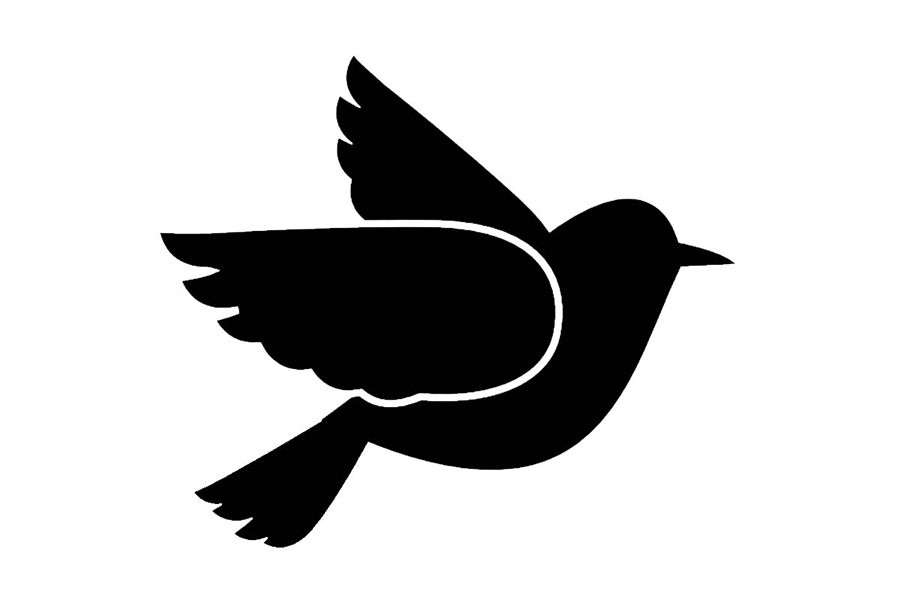
#> input picture img_process/6.png, 900 x 600 px
$ python img_process.py   (older library calls are emulated)
#> lines starting #> are read from the running program, lines starting #| are printed output that depends on the picture; after the words box and inside, x2 and y2 are one past the last pixel; in counts of white or black regions, pixels touching at a corner belong together
# 抽取源代码中处理图像的部分
import cv2
import numpy as np
import json
from matplotlib import pyplot as plt
from PIL import Image

# 重构整理后的img_process


def getInfo(filename):
    # 获得group dis contour 等信息
    img = cutimage(filename)
#> in cutimage, img is the input picture: shape (600, 900, 3); min 0, max 255, mean 200.5

    gray = cv2.cvtColor(img, cv2.COLOR_BGR2GRAY)
    ret, thresh = cv2.threshold(
        gray, 0, 255,  cv2.THRESH_BINARY_INV + cv2.THRESH_OTSU)
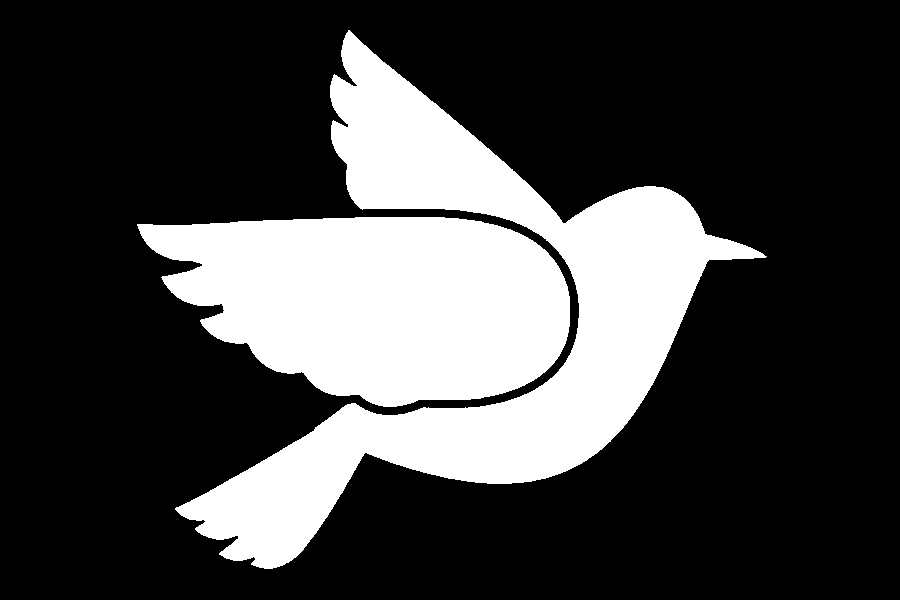
#> thresh: shape (600, 900); 25.9% white; 2 white regions, box (x1, y1, x2, y2) and area: (175, 30, 767, 569) 79140, (137, 217, 570, 407) 60582
#> ret = 128

    # 噪声去除
    kernel = np.ones((3, 3), np.uint8)
    opening = cv2.morphologyEx(thresh, cv2.MORPH_OPEN, kernel, iterations=2)
#> opening: shape (600, 900); 25.9% white; 2 white regions, box (x1, y1, x2, y2) and area: (177, 32, 763, 569) 79087, (138, 217, 570, 407) 60573
    # 确定背景区域
    sure_bg = cv2.dilate(opening, kernel, iterations=3)
#> sure_bg: shape (600, 900); 28.3% white; 1 white region, box (x1, y1, x2, y2) and area: (135, 29, 766, 572) 152885
    # 寻找前景区域
    dist_transform = cv2.distanceTransform(opening, cv2.DIST_L2, 5)
    ret, sure_fg = cv2.threshold(
        dist_transform, 0.7*dist_transform.max(), 255, 0)
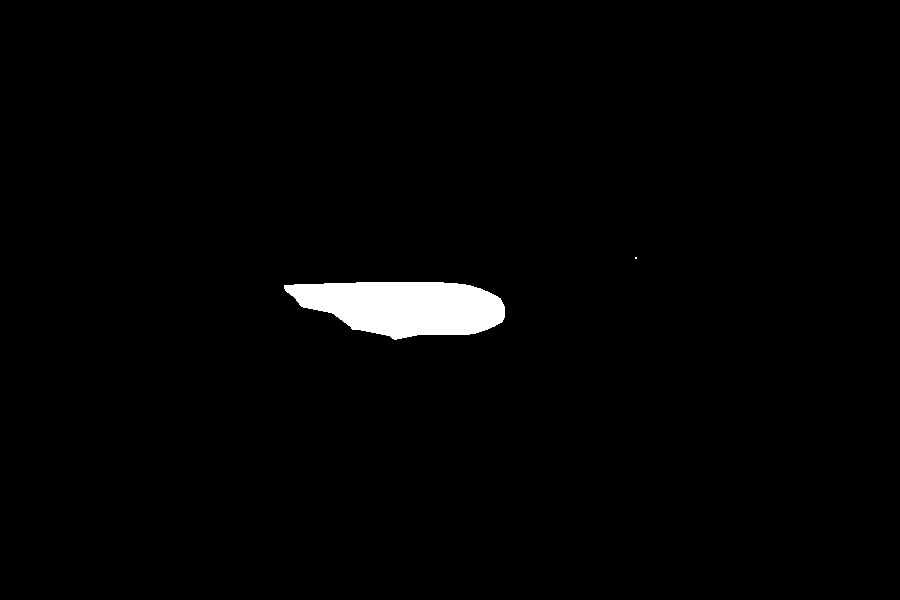
#> sure_fg: shape (600, 900) float32; 1.7% white; 2 white regions (1 under 20 px), largest, box (x1, y1, x2, y2) and area: (284, 282, 505, 340) 9258
#> ret = 65.29
    # 找到未知区域
    sure_fg = np.uint8(sure_fg)
    unknown = cv2.subtract(sure_bg, sure_fg)
#> unknown: shape (600, 900); 26.6% white; 1 white region, box (x1, y1, x2, y2) and area: (135, 29, 766, 572) 143623

    # cv2.imshow('img', unknown)
    # cv2.waitKey()
    # 类别标记
    ret, markers = cv2.connectedComponents(sure_fg)
#> markers: shape (600, 900) int32; 3 distinct labels, from 0 to 2
#> ret = 3

    # 为所有的标记加1，保证背景是0而不是1
    markers = markers + 1
#> markers: shape (600, 900) int32; 3 distinct labels, from 1 to 3
    # 现在让所有的未知区域为0
    markers[unknown == 255] = 0
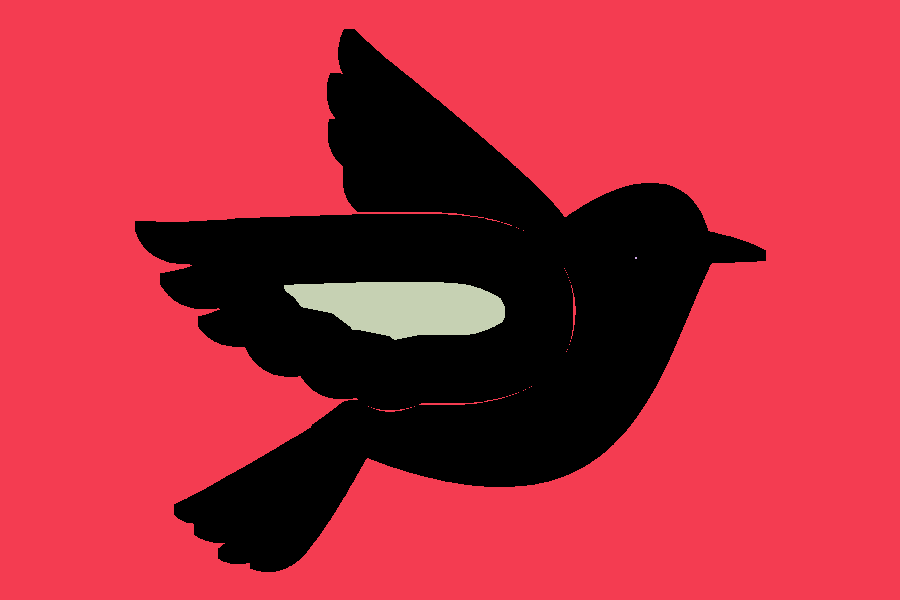
#> markers: shape (600, 900) int32; 4 distinct labels, from 0 to 3; one colour per label, 0 black

    markers = cv2.watershed(img, markers)
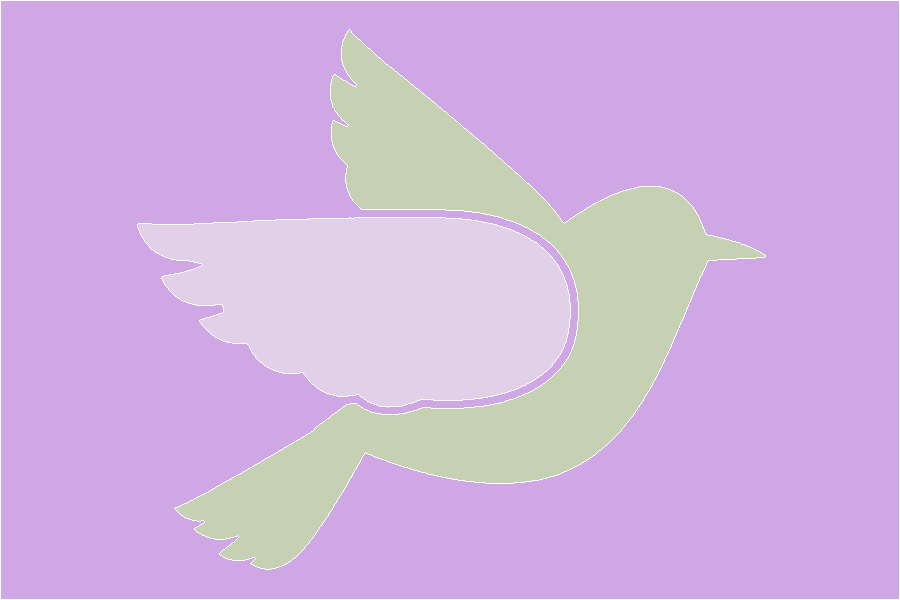
#> markers: shape (600, 900) int32; 4 distinct labels, from -1 to 3; one colour per label, 0 black, -1 white
    markers[markers == -1] = 1
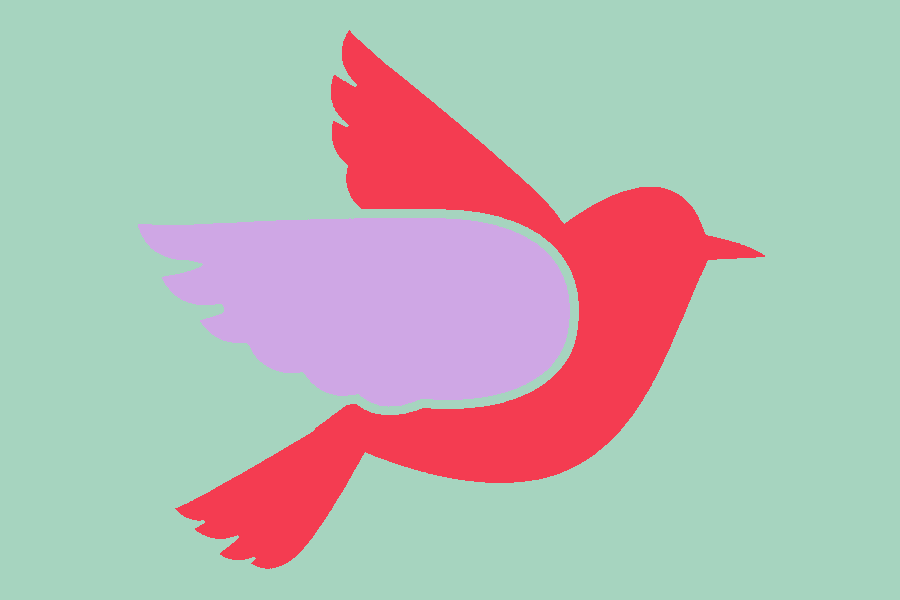
#> markers: shape (600, 900) int32; 3 distinct labels, from 1 to 3; one colour per label, 0 black

    # 调用获得dis和contour
    [dist, contour] = getDis(markers)
    # 处理contour
    newContour = []
    for i in range(len(contour)):
        newContour.append([])
        for j in contour[i]:
            newContour[i].append([int(j[0][1]), int(j[0][1])])

    info = {'dist': dist.tolist(), 'contour': newContour,
            'group': markers.tolist()}

    with open('info.json', 'w') as f:
        json.dump(info, f)


def cutimage(filename):
    img = cv2.imread(filename, cv2.IMREAD_UNCHANGED)
    try:
        # 改透明背景为白色背景
        height = img.shape[0]
        width = img.shape[1]
        for row in range(height):  # 遍历每一行
            for col in range(width):  # 遍历每一列
                if img[row][col][3] == 0:
                    img[row][col] = [255, 255, 255, 1]
        img = cv2.cvtColor(img, cv2.COLOR_RGBA2RGB)
        img2 = cv2.cvtColor(img, cv2.COLOR_BGR2GRAY)
    except:
        img = cv2.imread(filename)
        img2 = cv2.cvtColor(img, cv2.COLOR_BGR2GRAY)
        pass
    # 裁剪原图
    height = img2.shape[0]
    width = img2.shape[1]

    # 四根切割线
    top = 0
    bottom = 0
    left = 0
    right = 0
    go_on = True
    threshold = 250
    for row in range(height):  # 遍历每一行
        if go_on:
            for col in range(width):  # 遍历每一列
                if img2[row][col] <= threshold:
                    top = row
                    go_on = False
                    break

    go_on = True
    for col in range(width):  # 遍历每一列
        if go_on:
            for row in range(height):  # 遍历每一行
                if img2[row][col] <= threshold:
                    left = col
                    go_on = False
                    break

    go_on = True
    for col in reversed(range(width)):  # 遍历每一列
        if go_on:
            for row in range(height):  # 遍历每一行
                if img2[row][col] <= threshold:
                    right = col
                    go_on = False
                    break
    go_on = True
    for row in reversed(range(height)):  # 遍历每一行
        if go_on:
            for col in range(width):  # 遍历每一列
                if img2[row][col] <= threshold:
                    bottom = row
                    go_on = False
                    break

    # 处理一下切割线
    if top >= 2:
        top -= 2
    elif top >= 1:
        top -= 1

    if left >= 2:
        left -= 2
    elif left >= 1:
        left -= 1

    if width - right >= 2:
        right += 2
    elif width - right >= 1:
        right += 1

    if height - bottom >= 2:
        bottom += 2
    elif height - bottom >= 1:
        bottom += 1

    img = img[top:bottom, left:right]

    # [高，宽] 放缩原图

    shape_size = img.shape
    if shape_size[0] >= shape_size[1]:
        scale = 550 / shape_size[0]
        if shape_size[1] * scale > 800:
            scale = 800 / shape_size[0]
    else:
        scale = 800 / shape_size[1]
        if shape_size[0] * scale > 550:
            scale = 550 / shape_size[0]
    img = cv2.resize(src=img, dsize=(int(shape_size[1] * scale), int(shape_size[0] * scale)),
                     interpolation=cv2.INTER_CUBIC)

    # 转化成 900*600
    shape_size = img.shape
    imgFix = np.zeros((600, 900, 3), np.uint8)
    imgFix.fill(255)
    init_x = int(450 - shape_size[1] / 2)
    init_y = int(300 - shape_size[0] / 2)
    imgFix[init_y:init_y + shape_size[0], init_x:init_x + shape_size[1]] = img

    # # 进行smooth
    # imgFix = cv2.bilateralFilter(imgFix, 9, 75, 75)
    # if iscolorful:
    #     imgFix = cv2.GaussianBlur(imgFix, (3, 3), 1)
    return imgFix


def inverse_color(image):
    # 反转图像
    height, width = image.shape
    img2 = image.copy()

    for i in range(height):
        for j in range(width):
            img2[i, j] = (255 - image[i, j])
    return img2


def getDis(marker_input):
    marker = marker_input.copy()
    label = np.unique(marker)
#> label = [1, 2, 3]
    label = label[1:]
#> label = [2, 3]
    marker[marker == 1] = 0
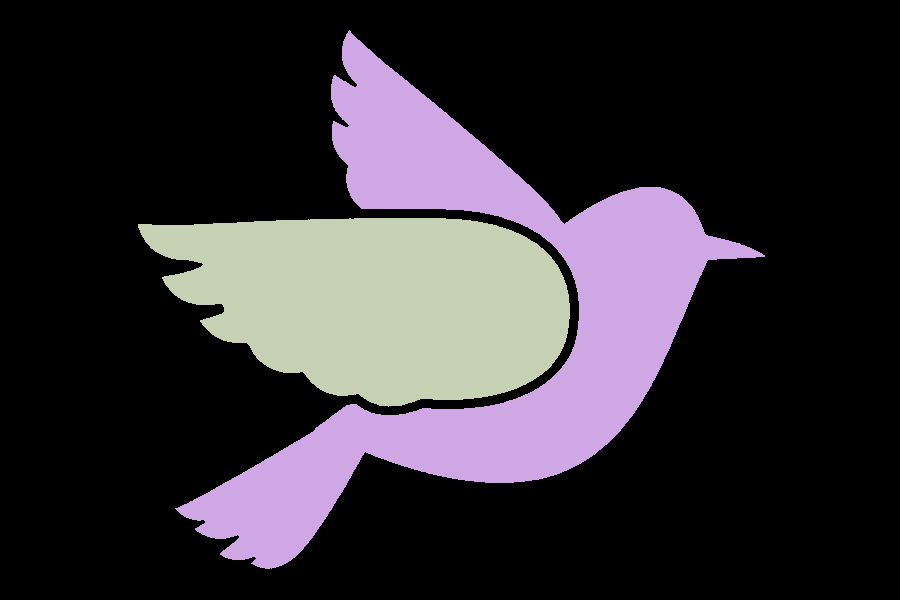
#> marker: shape (600, 900) int32; 3 distinct labels, from 0 to 3; one colour per label, 0 black
    for i in label:
        marker[marker == i] = 1
#> this loop made 2 passes
#> i on passes 1 to 2: 2, 3
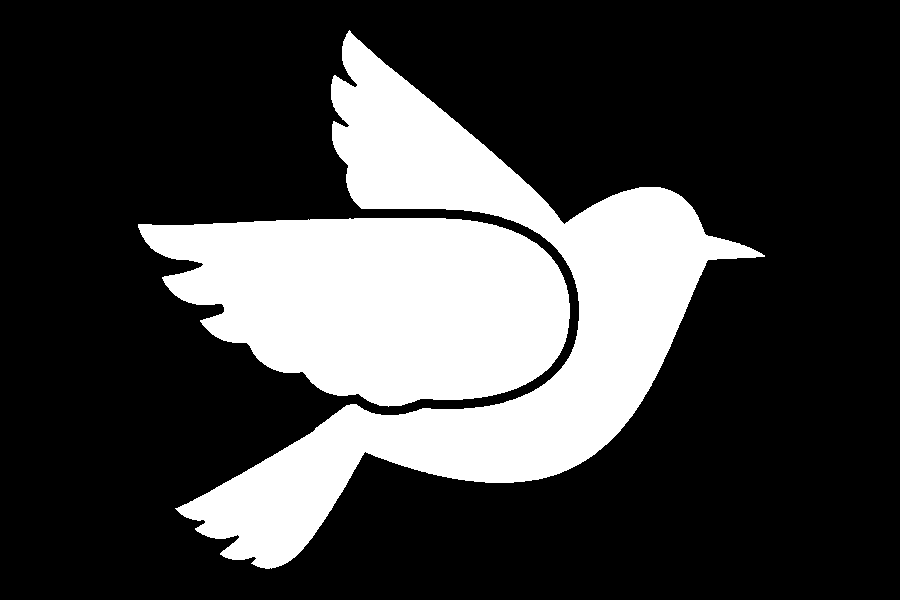
#> marker: shape (600, 900) int32; values 0 (black) and 1 (white), 25.6% white; 2 white regions, box (x1, y1, x2, y2) and area: (175, 30, 765, 569) 78029, (138, 218, 570, 407) 59992

    newIm = np.array(Image.fromarray(np.array(marker).astype('uint8')))
#> newIm: shape (600, 900); values 0 (black) and 1 (white), 25.6% white; 2 white regions
    dist_img = cv2.distanceTransform(newIm, cv2.DIST_L2, cv2.DIST_MASK_5)
    shape = dist_img.shape
#> shape = (600, 900)
    for i in range(shape[0]):
        for j in range(shape[1]):
            if marker[i][j] == 0:
                dist_img[i][j] = -1

    # 获得轮廓
    im, contours, hierarchy = cv2.findContours(
        newIm, cv2.RETR_TREE, cv2.CHAIN_APPROX_TC89_KCOS)
#> contours = 2 contours; box (x1, y1, x2, y2) and area: (175, 30, 765, 569) 77040, (138, 218, 570, 407) 59586
    # [12 lines of commented-out code are left out]
    return [dist_img, contours]


getInfo('6.png')
#> in getInfo, `[dist, contour] = getDis(markers)`: contour has the same summary as contours in getDis
#> the loop in getInfo, `for i in range(len(contour)):` made 2 passes
#> after the loop in getInfo, `for i in range(len(contour)):`: newContour = 2 items
